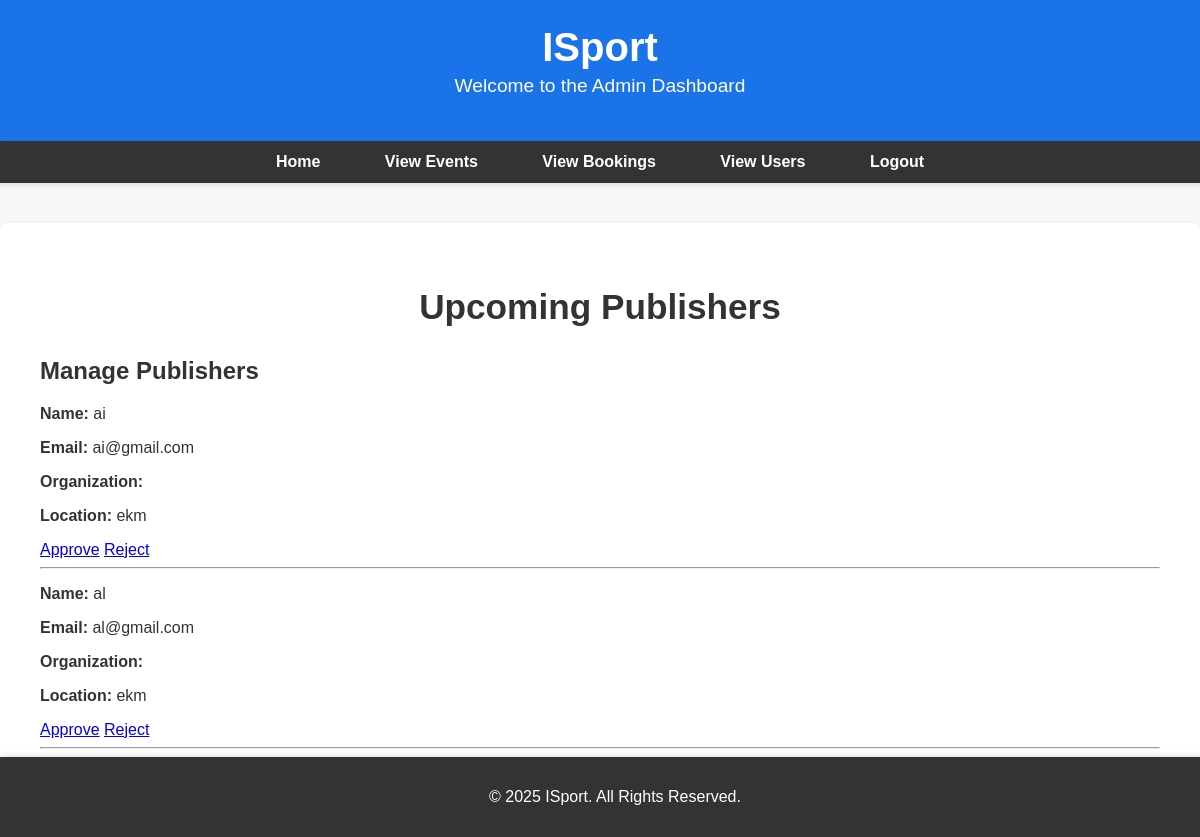
Page /manage_publisher/ (signed in) on the earlier database version.
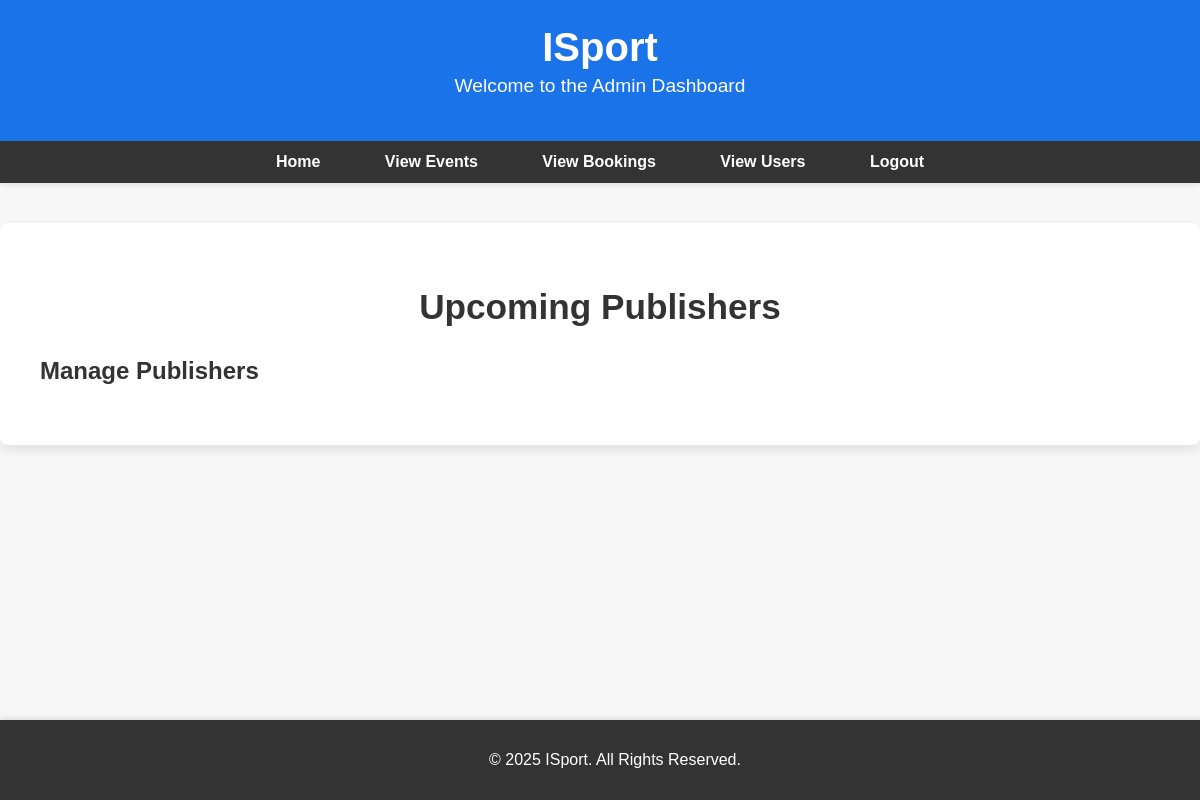
Same page on the later database version.
### app/models.py (models this page shows, shortened)
class PublisherRegister(models.Model):
    STATUS_CHOICES = [
        ('pending', 'Pending'),
        ('approved', 'Approved'),
        ('rejected', 'Rejected'),
    ]
    email = models.EmailField(unique=True)
    name = models.TextField()
    organization = models.TextField()
    password = models.TextField()
    location = models.TextField()
    confirm_password = models.TextField()
    status = models.CharField(max_length=10, choices=STATUS_CHOICES, default='pending')  # Default is Pending

### app/views.py (the view)
# urls.py: path('manage_publisher/', views.manage_publisher, name='manage_publisher'),
def manage_publisher(request):
    if not request.session.get('admin'):  # Check if the admin is logged in
        messages.error(request, "You are not authorized to access this page.")
        return redirect('admin_login')
    publishers = PublisherRegister.objects.filter(status='pending')  # Show only pending approvals
    return render(request, 'admin/manage_publisher.html', {'publishers': publishers})

### templates/admin/manage_publisher.html (shortened to what this page needs)
<!DOCTYPE html>
<html lang="en">
<head>
</head>
<body>
    <header>
        <h1>ISport</h1>
        <p>Welcome to the Admin Dashboard</p>
    </header>
    <nav>
        <ul>
            <li><a href="../adminhome">Home</a></li>
            <li><a href="../adminview_events">View Events</a></li>
            <li><a href="../adminbookings">View Bookings</a></li>
            <li><a href="../viewusers">View Users</a></li>
            <li><a href="../logout">Logout</a></li>
        </ul>
    </nav>
    <div class="content-wrapper">
        <h1>Upcoming Publishers</h1>
        {% block content %}
        <h2>Manage Publishers</h2>
        {% for publisher in publishers %}
            <div>
                <p><strong>Name:</strong> {{ publisher.name }}</p>
                <p><strong>Email:</strong> {{ publisher.email }}</p>
                <p><strong>Organization:</strong> {{ publisher.organization }}</p>
                <p><strong>Location:</strong> {{ publisher.location }}</p>
                <a href="{% url 'approve_publisher' publisher.id %}" class="btn btn-success">Approve</a>
                <a href="{% url 'reject_publisher' publisher.id %}" class="btn btn-danger">Reject</a>
            </div>
            <hr>
        {% endfor %}
        {% endblock %}
    </div>
    <footer>
        <p>&copy; 2025 ISport. All Rights Reserved.</p>
    </footer>
</body>
</html>

Differences in the rows shown:
no longer on this page (row edited): PublisherRegister: name "ai", email "ai@gmail.com", location "ekm"
no longer on this page (row edited): PublisherRegister: name "al", email "al@gmail.com", location "ekm"
